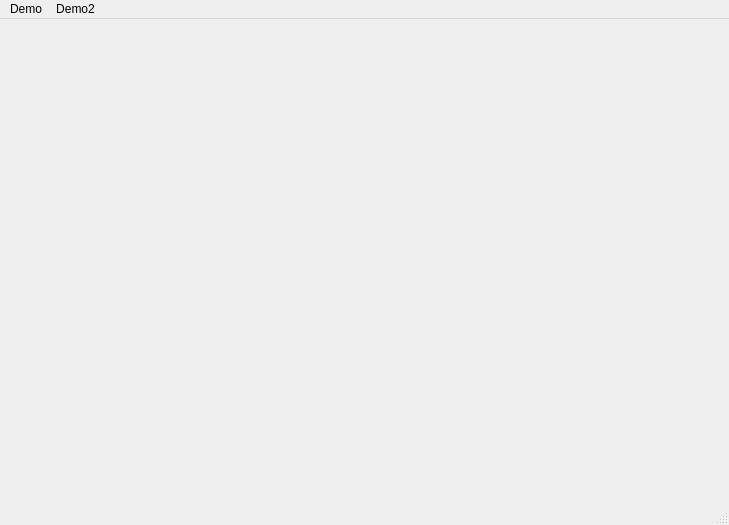
<?xml version="1.0" encoding="UTF-8"?>
<ui version="4.0">
 <class>MainWindow</class>
 <widget class="QMainWindow" name="MainWindow">
  <property name="geometry">
   <rect>
    <x>0</x>
    <y>0</y>
    <width>729</width>
    <height>525</height>
   </rect>
  </property>
  <property name="windowTitle">
   <string>MainWindow</string>
  </property>
  <widget class="QWidget" name="centralwidget"/>
  <widget class="QMenuBar" name="menubar">
   <property name="geometry">
    <rect>
     <x>0</x>
     <y>0</y>
     <width>729</width>
     <height>22</height>
    </rect>
   </property>
   <widget class="QMenu" name="menufile">
    <property name="title">
     <string>Demo</string>
    </property>
    <addaction name="ActionDemo"/>
   </widget>
   <widget class="QMenu" name="menuDemo2">
    <property name="title">
     <string>Demo2</string>
    </property>
    <addaction name="ActionDemo2"/>
   </widget>
   <addaction name="menufile"/>
   <addaction name="menuDemo2"/>
  </widget>
  <widget class="QStatusBar" name="statusbar"/>
  <action name="ActionDemo">
   <property name="text">
    <string>Demo</string>
   </property>
  </action>
  <action name="ActionDemo2">
   <property name="text">
    <string>Demo2</string>
   </property>
  </action>
 </widget>
 <resources/>
 <connections/>
</ui>
